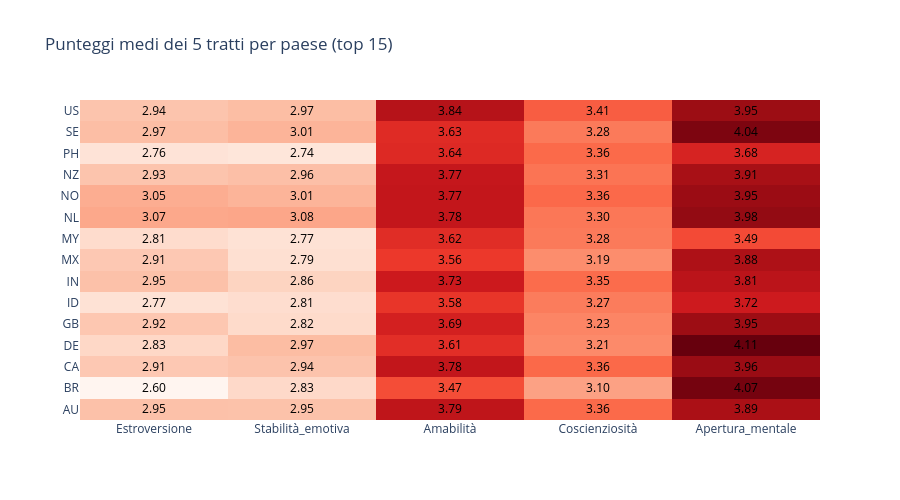

This figure's notebook cell:
### Markdown cell above
## 8. Punteggi medi per paese

Confrontiamo i punteggi medi dei 5 tratti di personalità tra i paesi
più rappresentati nel campione. L'obiettivo è capire se esistono differenze
culturali nei profili di personalità. Ad esempio, se alcune nazioni tendono
ad essere mediamente più estroverse o più coscienziose di altre.

### Code cell
top15 = df[df['country'] != 'NONE']['country'].value_counts().head(15).index.tolist()
df_paesi = df[df['country'].isin(top15)]

medie_paese = df_paesi.groupby('country')[tratti].mean().reset_index()

fig = go.Figure(data=go.Heatmap(
    z=medie_paese[tratti].values,
    x=tratti,
    y=medie_paese['country'],
    colorscale='Reds',
    showscale=False,
    texttemplate='%{z:.2f}',
    textfont=dict(color='black')
))

fig.update_layout(
    title='Punteggi medi dei 5 tratti per paese (top 15)',
    xaxis_title='',
    yaxis_title='',
    height=500
)

fig.show()

### Figure 1 — Plotly figure (JSON) as saved in the notebook; plotly's stock layout.template omitted (floating-point values rounded to 4 significant figures)
{"data": [{"colorscale": [[0, "rgb(255,245,240)"], [0.125, "rgb(254,224,210)"], [0.25, "rgb(252,187,161)"], [0.375, "rgb(252,146,114)"], [0.5, "rgb(251,106,74)"], [0.625, "rgb(239,59,44)"], [0.75, "rgb(203,24,29)"], [0.875, "rgb(165,15,21)"], [1, "rgb(103,0,13)"]], "showscale": false, "textfont": {"color": "black"}, "texttemplate": "%{z:.2f}", "type": "heatmap", "x": ["Estroversione", "Stabilità_emotiva", "Amabilità", "Coscienziosità", "Apertura_mentale"], "y": ["AU", "BR", "CA", "DE", "GB", "ID", "IN", "MX", "MY", "NL", "NO", "NZ", "PH", "SE", "US"], "z": [[2.949, 2.947, 3.794, 3.358, 3.892], [2.604, 2.826, 3.474, 3.099, 4.069], [2.913, 2.94, 3.776, 3.361, 3.955], [2.834, 2.971, 3.614, 3.209, 4.111], [2.919, 2.82, 3.693, 3.23, 3.948], [2.771, 2.805, 3.58, 3.273, 3.724], [2.949, 2.856, 3.729, 3.349, 3.814], [2.913, 2.792, 3.561, 3.193, 3.88], [2.811, 2.771, 3.622, 3.282, 3.486], [3.069, 3.076, 3.775, 3.296, 3.977], [3.047, 3.011, 3.773, 3.36, 3.954], [2.934, 2.958, 3.765, 3.311, 3.905], [2.763, 2.743, 3.64, 3.357, 3.675], [2.965, 3.014, 3.63, 3.282, 4.043], [2.936, 2.967, 3.836, 3.41, 3.95]]}], "layout": {"height": 500, "title": {"text": "Punteggi medi dei 5 tratti per paese (top 15)"}, "xaxis": {"title": {"text": ""}}, "yaxis": {"title": {"text": ""}}}}
